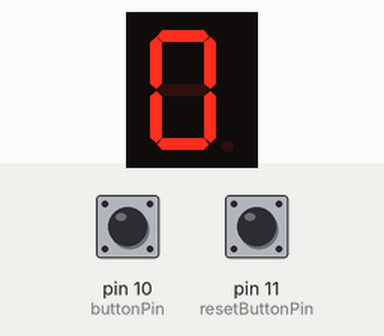
Simulated run of this sketch. Board: Arduino Uno, built with avr-gcc and run on an emulated ATmega328P. Parts: 1-digit seven-segment display. Wiring (inferred from the names in the program): 1-digit 7-segment display, segments lit when HIGH: segments pin 3, pin 2, pin 8, pin 7, pin 6, pin 4, pin 5. The inputs (shaded band) are chosen by the test bench; at power-on: pin 10 (buttonPin) HIGH, pin 11 (resetButtonPin) HIGH. The segment pins are drawn as the display they are named for.

Above: at 1.2 s.
1.3 s: pin 10 (buttonPin) pulled LOW for 0.15 s
At 2.4 s:
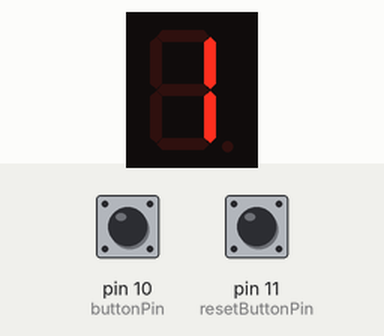
2.9 s: pin 10 (buttonPin) pulled LOW for 1 s
At 3.6 s:
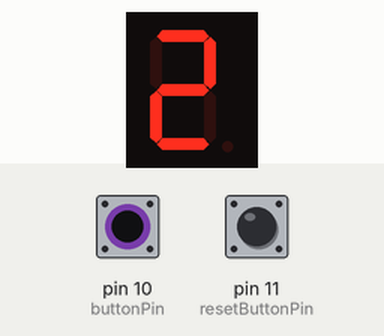
Timing chart, 0 to 5.9 s (numbered marks = the images above; inputs shaded):
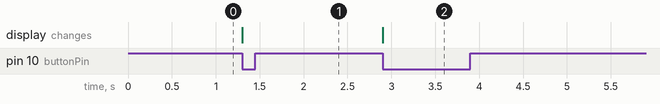

The sketch:

button.ino
```cpp
// Segment pin definitions based on your setup
const int segmentA = 3; // D0
const int segmentB = 2; // D1
const int segmentC = 8; // D2
const int segmentD = 7; // D3
const int segmentE = 6; // D4
const int segmentF = 4; // D5
const int segmentG = 5; // D6

// Pushbutton pins
const int buttonPin = 10;      // Count Up Button
const int resetButtonPin = 11; // Reset Button

int count = 0;
bool lastButtonState = HIGH;
bool lastResetButtonState = HIGH;

// Helper function to render a number
// Reversed logic: HIGH = ON, LOW = OFF
void displayDigit(int num) {
  switch (num) {
    case 0:
      digitalWrite(segmentA, HIGH);
      digitalWrite(segmentB, HIGH);
      digitalWrite(segmentC, HIGH);
      digitalWrite(segmentD, HIGH);
      digitalWrite(segmentE, HIGH);
      digitalWrite(segmentF, HIGH);
      digitalWrite(segmentG, LOW);
      break;

    case 1:
      digitalWrite(segmentA, LOW);
      digitalWrite(segmentB, HIGH);
      digitalWrite(segmentC, HIGH);
      digitalWrite(segmentD, LOW);
      digitalWrite(segmentE, LOW);
      digitalWrite(segmentF, LOW);
      digitalWrite(segmentG, LOW);
      break;

    case 2:
      digitalWrite(segmentA, HIGH);
      digitalWrite(segmentB, HIGH);
      digitalWrite(segmentC, LOW);
      digitalWrite(segmentD, HIGH);
      digitalWrite(segmentE, HIGH);
      digitalWrite(segmentF, LOW);
      digitalWrite(segmentG, HIGH);
      break;

    case 3:
      digitalWrite(segmentA, HIGH);
      digitalWrite(segmentB, HIGH);
      digitalWrite(segmentC, HIGH);
      digitalWrite(segmentD, HIGH);
      digitalWrite(segmentE, LOW);
      digitalWrite(segmentF, LOW);
      digitalWrite(segmentG, HIGH);
      break;

    case 4:
      digitalWrite(segmentA, LOW);
      digitalWrite(segmentB, HIGH);
      digitalWrite(segmentC, HIGH);
      digitalWrite(segmentD, LOW);
      digitalWrite(segmentE, LOW);
      digitalWrite(segmentF, HIGH);
      digitalWrite(segmentG, HIGH);
      break;

    case 5:
      digitalWrite(segmentA, HIGH);
      digitalWrite(segmentB, LOW);
      digitalWrite(segmentC, HIGH);
      digitalWrite(segmentD, HIGH);
      digitalWrite(segmentE, LOW);
      digitalWrite(segmentF, HIGH);
      digitalWrite(segmentG, HIGH);
      break;

    case 6:
      digitalWrite(segmentA, HIGH);
      digitalWrite(segmentB, LOW);
      digitalWrite(segmentC, HIGH);
      digitalWrite(segmentD, HIGH);
      digitalWrite(segmentE, HIGH);
      digitalWrite(segmentF, HIGH);
      digitalWrite(segmentG, HIGH);
      break;

    case 7:
      digitalWrite(segmentA, HIGH);
      digitalWrite(segmentB, HIGH);
      digitalWrite(segmentC, HIGH);
      digitalWrite(segmentD, LOW);
      digitalWrite(segmentE, LOW);
      digitalWrite(segmentF, LOW);
      digitalWrite(segmentG, LOW);
      break;

    case 8:
      digitalWrite(segmentA, HIGH);
      digitalWrite(segmentB, HIGH);
      digitalWrite(segmentC, HIGH);
      digitalWrite(segmentD, HIGH);
      digitalWrite(segmentE, HIGH);
      digitalWrite(segmentF, HIGH);
      digitalWrite(segmentG, HIGH);
      break;

    case 9:
      digitalWrite(segmentA, HIGH);
      digitalWrite(segmentB, HIGH);
      digitalWrite(segmentC, HIGH);
      digitalWrite(segmentD, HIGH);
      digitalWrite(segmentE, LOW);
      digitalWrite(segmentF, HIGH);
      digitalWrite(segmentG, HIGH);
      break;
  }
}

void setup() {
  pinMode(segmentA, OUTPUT);
  pinMode(segmentB, OUTPUT);
  pinMode(segmentC, OUTPUT);
  pinMode(segmentD, OUTPUT);
  pinMode(segmentE, OUTPUT);
  pinMode(segmentF, OUTPUT);
  pinMode(segmentG, OUTPUT);

  // Configure both buttons with internal pull-ups
  pinMode(buttonPin, INPUT_PULLUP);
  pinMode(resetButtonPin, INPUT_PULLUP);

  displayDigit(count); // Start at 0
}

void loop() {
  bool currentButtonState = digitalRead(buttonPin);
  bool currentResetButtonState = digitalRead(resetButtonPin);

  // Check Count Up Button Press
  if (lastButtonState == HIGH && currentButtonState == LOW) {
    count = (count + 1) % 10;
    displayDigit(count);
    delay(200); // Debounce delay
  }

  // Check Reset Button Press
  if (lastResetButtonState == HIGH && currentResetButtonState == LOW) {
    count = 0;
    displayDigit(count);
    delay(200); // Debounce delay
  }

  lastButtonState = currentButtonState;
  lastResetButtonState = currentResetButtonState;
}
```

Measured:
- after the input at 1.3 s, the display: changes at once (image 1)
- after the input at 2.9 s, the display: changes at once (image 2)
